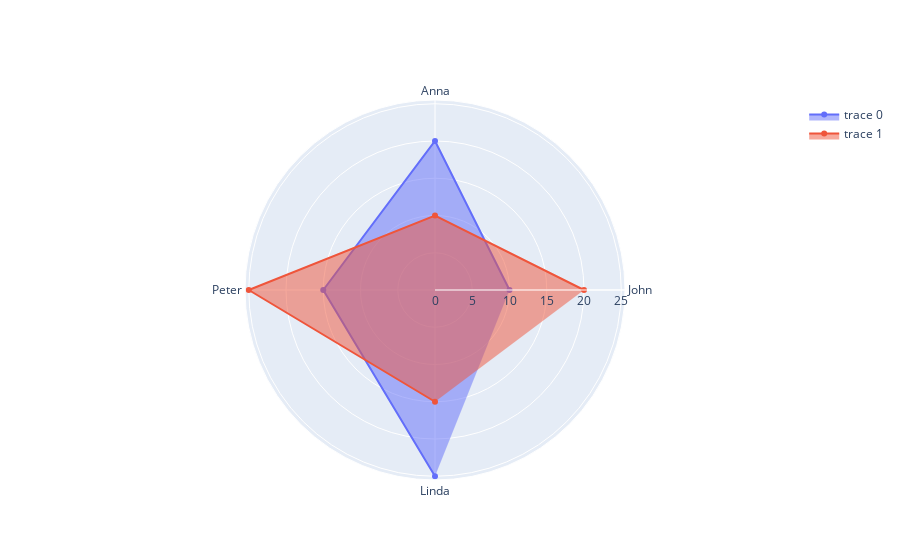

The notebook cell saved with this chart:
### Markdown cell above
## Multiple radar charts

For displaying **multiple radar charts**, on the same figure, we just have to **add multiple traces** to the figure.

### Code cell
df['new_value'] = [20, 10, 25, 15]

fig = go.Figure()

fig.add_trace(
    go.Scatterpolar(
        r=df['value'],
        theta=df['name'],
        fill='toself'
    )
)
fig.add_trace(
    go.Scatterpolar(
        r=df['new_value'],
        theta=df['name'],
        fill='toself'
    )
)

fig.show()
fig.write_html("../../static/interactiveCharts/radarchart-plotly-object-2.html")

### Figure 1 — Plotly figure (JSON) as saved in the notebook; plotly's stock layout.template omitted (floating-point values rounded to 4 significant figures)
{"data": [{"fill": "toself", "r": [10, 20, 15, 25], "theta": ["John", "Anna", "Peter", "Linda"], "type": "scatterpolar"}, {"fill": "toself", "r": [20, 10, 25, 15], "theta": ["John", "Anna", "Peter", "Linda"], "type": "scatterpolar"}], "layout": {}}
